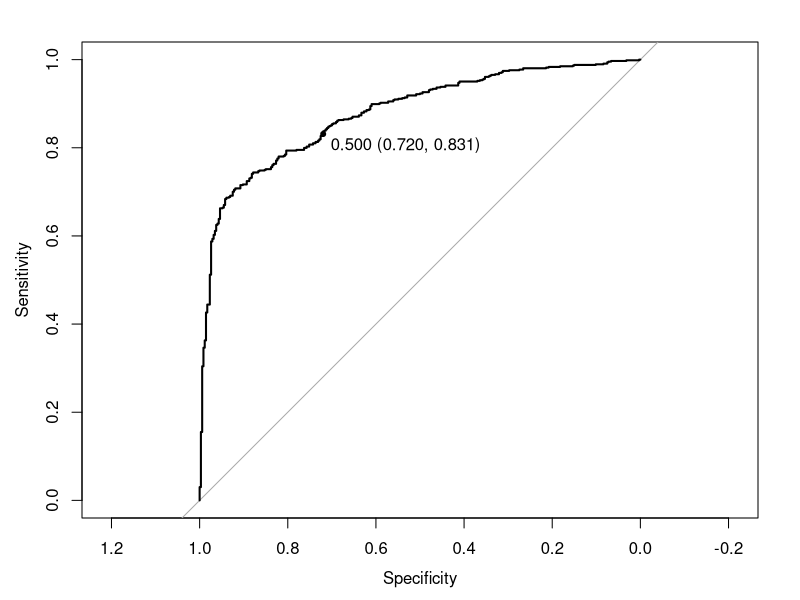
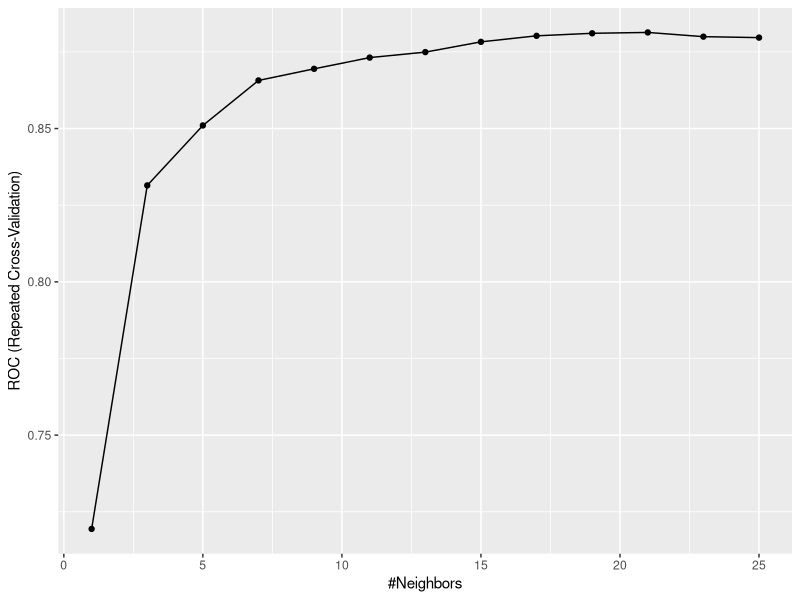

Recreate these plots in R, in order. (Note: a time limit stopped this script after it produced the figures.)
####################################################################################
### Code for "Applied Predictive Modeling" to the Central Iowa RUG on 1/21/16
### by Max Kuhn

install.packages(c("caret", "pROC"), 
                 repos = "http://cran.r-project.org", 
                 dependencies = c("Imports", "Depends", "Suggests"))



####################################################################################
### Load and split the data
library(caret)
data(segmentationData)
dim(segmentationData)
str(segmentationData[, 1:9])


## remove the cell identifier
segmentationData$Cell <- NULL
seg_train <- subset(segmentationData, Case == "Train")
seg_test  <- subset(segmentationData, Case == "Test")

seg_train$Case <- NULL
seg_test$Case <- NULL


## ## NOT executed...
## ## make a balanced random split
## in_train <- createDataPartition(segmentationData$Class, p = 0.5, list = FALSE)
## 
## ## `in_train` is set of row indices that are selected to go
## ## into the training set
## train_data <- segmentationData[ in_train,]
## test_data  <- segmentationData[-in_train,]
####################################################################################
### LDA Model

library(MASS)
lda_fit <- lda(Class ~ ., data = seg_train, tol = 1.0e-15)

predict(lda_fit, newdata = seg_train[1:3,])

lda_test_pred <- predict(lda_fit, newdata = seg_test)
library(pROC)

lda_roc <- roc(response = seg_test$Class,
               predictor = lda_test_pred$posterior[, "PS"],
               ## we need to tell the function that the _first_ level
               ## is our event of interest
               levels = rev(levels(seg_test$Class)))
lda_roc

plot(lda_roc, print.thres = .5)

confusionMatrix(data = lda_test_pred$class, reference = seg_test$Class)

ctrl <- trainControl(method = "repeatedcv", repeats = 5,
                     classProbs = TRUE, 
                     summaryFunction = twoClassSummary)

set.seed(20792)
lda_mod <- train(Class ~ ., data = seg_train,
                 method = "lda",
                 ## Add the metric argument
                 trControl = ctrl, metric =  "ROC",
                 ## Also pass in options to `lda` using `...`
                 tol = 1.0e-15)

## library(doMC)          # on unix, linux or OS X
## ## library(doParallel) # windows and others
## registerDoMC(cores = 2)

lda_mod

####################################################################################
### KNN model

## The same resamples are used 
set.seed(20792)
knn_mod <- train(Class ~ ., data = seg_train,
                 method = "knn",
                 trControl = ctrl,
                 ## tuning parameter values to evaluate
                 tuneGrid = data.frame(k = seq(1, 25, by = 2)),
                 preProc = c("center", "scale"),
                 metric =  "ROC")

knn_mod

ggplot(knn_mod) 

## to get the classes:
predict(knn_mod, newdata = head(seg_test))

## We choose `prob` to get class probabilities:
predict(knn_mod, newdata = head(seg_test), type = "prob")

## The same resamples are used 
set.seed(20792)
knn_yj_mod <- train(Class ~ ., data = seg_train,
                     method = "knn",
                     trControl = ctrl,
                     tuneGrid = data.frame(k = seq(1, 25, by = 2)),
                     preProc = c("center", "scale", "YeoJohnson"),
                     metric =  "ROC")

## What was the best area under the ROC curve?
getTrainPerf(knn_yj_mod)

## Conduct o a paired t-test on the resampled AUC values to control for 
## resample-to-resample variability:
compare_models(knn_yj_mod, knn_mod, metric = "ROC")
## Yes, but not by much
